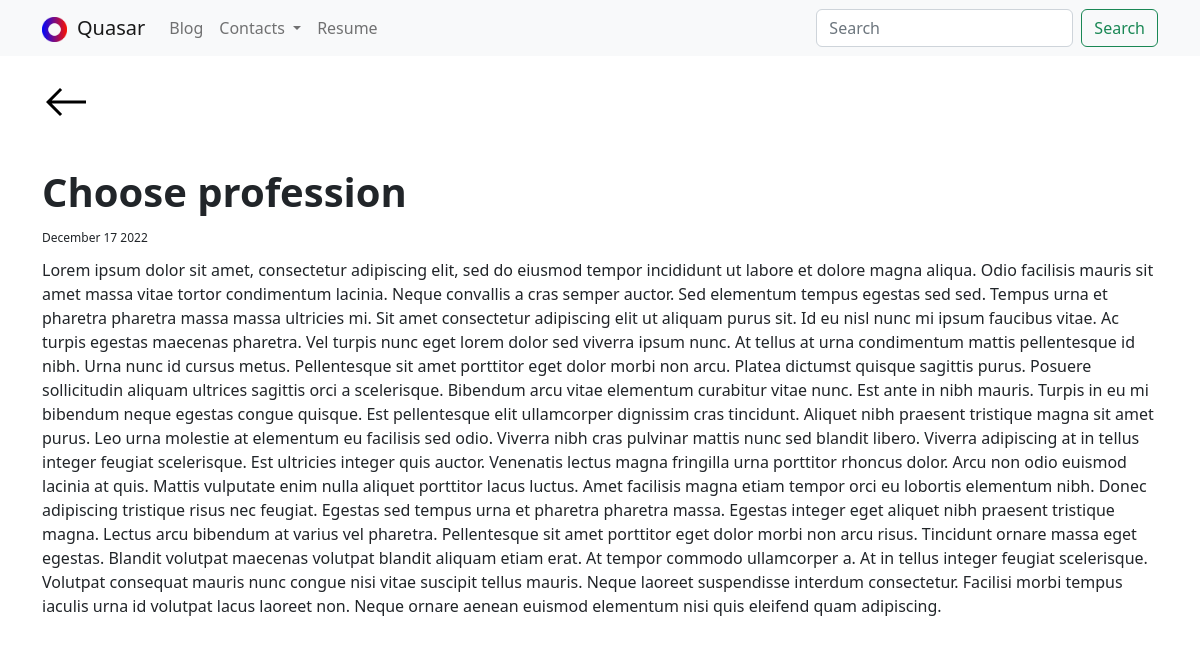
Page /blog/7/ on the committed database.
### blog/models.py (models this page shows, shortened)
class Blog(models.Model):
    tittle = models.CharField(max_length=200)
    date = models.DateField()
    description = models.TextField()

### blog/views.py (the view)
# urls.py: path('<int:blog_id>/', views.detail, name='detail'),
def detail(request, blog_id):
    blog = get_object_or_404(Blog, pk=blog_id)
    return render(request, 'blog/detail.html', {'tittle': f'Blog #{blog_id}', 'blog': blog})

### blog/templates/blog/detail.html
{% extends 'base.html' %}
{% load static %}
{% block content %}
    <a href="{% url 'blog:all_blogs' %}" class="back"><img src="{% static 'img/west_FILL0_wght400_GRAD0_opsz48.svg' %}"></a>
    <h1 style="font-weight: bold;">{{ blog.tittle }}</h1>
    <span style="font-size: 12px;">{{ blog.date|date:'F d Y' }}</span>
    <p style="margin-top: 10px; margin-bottom: 4rem;">{{ blog.description }}</p>
{% endblock %}

### my_portfolio/static/style.css (style rules this page uses)
* { margin: 0; padding: 0; box-sizing: border-box; }
html, body { height: 100%; }
.back { position: absolute; margin-top: -90px; }

### rows in the picture
Blog: tittle "Choose profession", date "December 17 2022", description "Lorem ipsum dolor sit amet, consectetur adipiscing elit, sed do eiusmod tempor incididunt ut labore et dolore magna aliqua. Odio facilisis mauris sit amet massa vitae tortor condimentum lacinia. Neque convallis a cras semper auctor. Sed elementum tempus egestas sed sed. Tempus urna et pharetra pharetra massa massa ultricies mi. Sit amet consectetur adipiscing elit ut aliquam purus sit. Id eu nisl nunc mi ipsum faucibus vitae. Ac turpis egestas maecenas pharetra. Vel turpis nunc eget lorem dolor sed viverra ipsum nunc. At tellus at urna condimentum mattis pellentesque id nibh. Urna nunc id cursus metus. Pellentesque sit amet porttitor eget dolor morbi non arcu. Platea dictumst quisque…"
